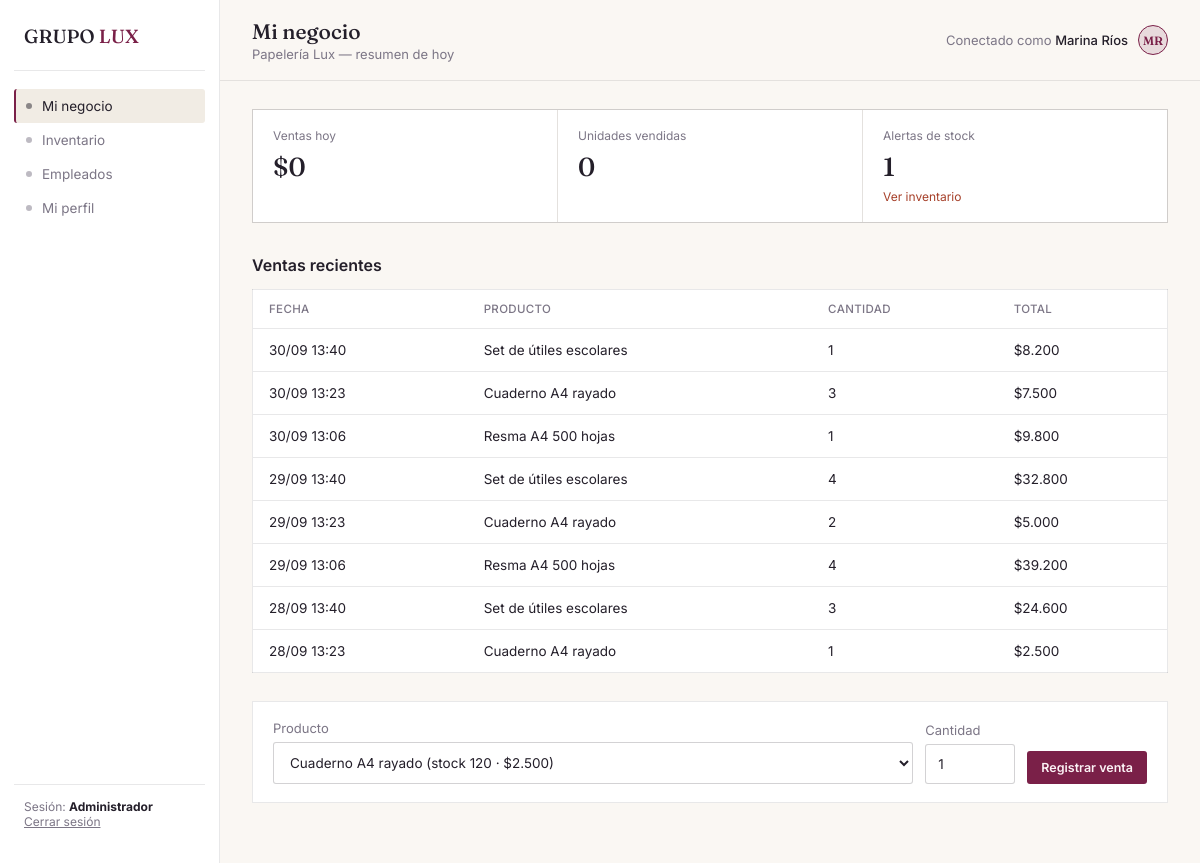
Screenshot of /lux_ventas.php (signed in) with the database file from the repository.
### tables this page shows
CREATE TABLE IF NOT EXISTS ventas (id INT UNSIGNED NOT NULL AUTO_INCREMENT PRIMARY KEY, negocio_id INT UNSIGNED NOT NULL, producto_id INT UNSIGNED NOT NULL, usuario_id INT UNSIGNED NOT NULL, cliente_id INT UNSIGNED NULL, cantidad INT UNSIGNED NOT NULL, total DECIMAL(12,2) NOT NULL, fecha DATETIME NOT NULL, CONSTRAINT fk_ventas_negocio FOREIGN KEY (negocio_id) REFERENCES negocios(id) ON DELETE RESTRICT, CONSTRAINT fk_ventas_producto FOREIGN KEY (producto_id) REFERENCES productos(id) ON DELETE RESTRICT, CONSTRAINT fk_ventas_usuario FOREIGN KEY (usuario_id) REFERENCES usuarios(id) ON DELETE RESTRICT, CONSTRAINT fk_ventas_cliente FOREIGN KEY (cliente_id) REFERENCES usuarios(id) ON DELETE SET NULL, INDEX idx_ventas_negocio_fecha (negocio_id,fecha), INDEX idx_ventas_cliente_fecha (cliente_id,fecha));

CREATE TABLE IF NOT EXISTS productos (id INT UNSIGNED NOT NULL AUTO_INCREMENT PRIMARY KEY, negocio_id INT UNSIGNED NOT NULL, nombre VARCHAR(190) NOT NULL, precio DECIMAL(12,2) NOT NULL, stock INT UNSIGNED NOT NULL, minimo INT UNSIGNED NOT NULL DEFAULT 0, CONSTRAINT fk_productos_negocio FOREIGN KEY (negocio_id) REFERENCES negocios(id) ON DELETE RESTRICT, INDEX idx_productos_negocio_nombre (negocio_id,nombre));

### lux_config.php (called while the page is built, shortened)
<?php
function h($s) { return htmlspecialchars((string)$s, ENT_QUOTES, 'UTF-8'); }
function money($n) { return '$' . number_format((float)$n, 0, ',', '.'); }
function lux_user() { return $_SESSION['user'] ?? null; }

### lux_ventas.php (the view, shortened to what this page needs)
<?php
require __DIR__ . '/lux_layout.php';
$u = lux_require(['superadmin', 'admin', 'empleado']);
$nid = lux_negocio_id($u);
$neg = $db->prepare('SELECT * FROM negocios WHERE id=?'); $neg->execute([$nid]); $neg = $neg->fetch();
$hoy = date('Y-m-d');
$k = $db->prepare('SELECT COALESCE(SUM(total),0) t, COALESCE(SUM(cantidad),0) c FROM ventas WHERE negocio_id=? AND fecha>=? AND fecha<?');
$k->execute([$nid, $hoy . ' 00:00:00', date('Y-m-d 00:00:00', strtotime('+1 day'))]); $k = $k->fetch();
$al = $db->prepare('SELECT COUNT(*) FROM productos WHERE negocio_id=? AND stock<minimo'); $al->execute([$nid]); $al = $al->fetchColumn();
$rec = $db->prepare('SELECT v.*, p.nombre producto FROM ventas v JOIN productos p ON p.id=v.producto_id WHERE v.negocio_id=? ORDER BY v.fecha DESC LIMIT 8');
$rec->execute([$nid]); $rec = $rec->fetchAll();
$prods = $db->prepare('SELECT * FROM productos WHERE negocio_id=? AND stock>0 ORDER BY nombre'); $prods->execute([$nid]); $prods = $prods->fetchAll();
lux_header('Mi negocio', ($neg['nombre'] ?? '—') . ' — resumen de hoy'); ?>
<div class="kpi-row" style="grid-template-columns:repeat(3,1fr)">
<div class="kpi"><div class="label">Ventas hoy</div><div class="value"><?= money($k['t']) ?></div></div>
<div class="kpi"><div class="label">Unidades vendidas</div><div class="value"><?= $k['c'] ?></div></div>
<div class="kpi"><div class="label">Alertas de stock</div><div class="value"><?= $al ?></div><div class="delta down"><a href="lux_inventario.php">Ver inventario</a></div></div></div>
<div class="section-title"><h2>Ventas recientes</h2></div>
<table><thead><tr><th>Fecha</th><th>Producto</th><th>Cantidad</th><th>Total</th></tr></thead><tbody>
<?php foreach ($rec as $v): ?><tr><td><?= h(date('d/m H:i', strtotime($v['fecha']))) ?></td><td><?= h($v['producto']) ?></td><td><?= $v['cantidad'] ?></td><td><?= money($v['total']) ?></td></tr><?php endforeach; ?>
</tbody></table>
<form method="post" class="quick-form"><?= csrf_field() ?>
<div class="field"><label>Producto</label><select name="producto_id"><?php foreach ($prods as $p): ?>
<option value="<?= $p['id'] ?>"><?= h($p['nombre']) ?> (stock <?= $p['stock'] ?> · <?= money($p['precio']) ?>)</option><?php endforeach; ?></select></div>
<div class="field" style="max-width:90px"><label>Cantidad</label><input type="number" name="cantidad" value="1" min="1"></div>
<button class="btn-small">Registrar venta</button></form>
<?php lux_footer();

### lux_layout.php (shortened to what this page needs)
<?php
require_once __DIR__ . '/lux_config.php';
function lux_nav($rol) {
    $n = ['lux_ventas.php' => 'Mi negocio', 'lux_inventario.php' => 'Inventario'];
    if ($rol === 'admin') $n['lux_usuarios.php'] = 'Empleados';
    return $n + ['lux_perfil.php' => 'Mi perfil'];
}
function lux_header($titulo, $sub) {
    $u = lux_user();
    $labels = ['superadmin' => 'Super Admin', 'admin' => 'Administrador', 'empleado' => 'Empleado', 'cliente' => 'Cliente'];
    $actual = basename($_SERVER['SCRIPT_NAME']);
    $ini = strtoupper(mb_substr($u['nombre'], 0, 1) . (mb_substr(strrchr(' ' . $u['nombre'], ' '), 1, 1) ?: ''));
    ?><!DOCTYPE html><html lang="es"><head><meta charset="UTF-8">
<link rel="stylesheet" href="lux_estilos.css"></head><body><div class="shell">
<aside class="sidebar"><div class="brand">GRUPO <span>LUX</span></div>
<?php foreach (lux_nav($u['rol']) as $f => $l): ?>
<a class="nav-item <?= $f === $actual ? 'active' : '' ?>" href="<?= $f ?>"><span class="dot"></span><?= h($l) ?></a>
<?php endforeach; ?>
<div class="sidebar-foot">Sesión: <b style="color:var(--text)"><?= $labels[$u['rol']] ?></b><br>
<a href="lux_logout.php" style="text-decoration:underline">Cerrar sesión</a></div></aside>
<div class="main"><div class="topbar"><div><h1><?= h($titulo) ?></h1><div class="sub"><?= h($sub) ?></div></div>
<div class="who"><span>Conectado como <b><?= h($u['nombre']) ?></b></span><div class="avatar"><?= h($ini) ?></div></div></div>
<div class="content">
<div class="flash <?= $e ? 'err' : '' ?>"><?= h($m) ?></div><?php endif;
}
function lux_footer() { echo '</div></div></div></body></html>'; }
    $pct = $total > 0 ? round($n['ventas'] * 100 / $total) : 0; ?>

### lux_estilos.css (style rules this page uses)
:root { --bg:#FAF7F3; --surface:#FFFFFF; --surface-2:#F1ECE4; --text:#241F2A; --text-muted:#7C7686; --accent:#7A2048; --accent-soft:#7A204822; --teal:#2F6F62; --blue:#35577A; --violet:#5B4B8A; --green:#3F7D4F; --border:rgba(237,238,242,0.10); --border-strong:rgba(237,238,242,0.18); --radius:3px; }
* { box-sizing:border-box; }
html,body { margin:0;padding:0; }
body { background:var(--bg); color:var(--text); font-family:'Inter',sans-serif; -webkit-font-smoothing:antialiased; min-height:100vh; }
h1,h2,h3,.brand { font-family:'Fraunces',serif; }
button { font-family:'Inter',sans-serif; }
.field { margin-bottom:16px; }
.field label { display:block; font-size:13px; color:var(--text-muted); margin-bottom:6px; }
.field input, .field select { width:100%; background:var(--surface); border:1px solid var(--border-strong); color:var(--text); padding:11px 12px; border-radius:var(--radius); font-size:14px; font-family:'Inter',sans-serif; }
.shell { display:flex; min-height:100vh; }
.sidebar { width:220px; background:var(--surface); border-right:1px solid var(--border); padding:24px 14px; display:flex; flex-direction:column; }
.sidebar .brand { font-size:19px; font-weight:500; padding:0 10px 22px 10px; border-bottom:1px solid var(--border); margin-bottom:18px; }
.sidebar .brand span { color:var(--accent); }
.nav-item { display:flex; align-items:center; gap:10px; padding:9px 10px; border-radius:var(--radius); color:var(--text-muted); font-size:13.5px; cursor:pointer; border-left:2px solid transparent; }
.nav-item.active { color:var(--text); background:var(--surface-2); border-left:2px solid var(--accent); }
.nav-item .dot { width:6px; height:6px; border-radius:50%; background:currentColor; opacity:.5; flex-shrink:0; }
.sidebar-foot { margin-top:auto; padding:10px; font-size:12px; color:var(--text-muted); border-top:1px solid var(--border); padding-top:14px; }
.main { flex:1; min-width:0; display:flex; flex-direction:column; }
.topbar { display:flex; align-items:center; justify-content:space-between; padding:18px 32px; border-bottom:1px solid var(--border); }
.topbar h1 { font-size:21px; font-weight:500; margin:0; }
.topbar .sub { color:var(--text-muted); font-size:13px; margin-top:2px; }
.who { display:flex; align-items:center; gap:10px; font-size:13px; color:var(--text-muted); }
.who .avatar { width:30px; height:30px; border-radius:50%; background:var(--accent-soft); border:1px solid var(--accent); color:var(--accent); display:flex; align-items:center; justify-content:center; font-size:12px; font-weight:600; font-family:'Fraunces',serif; }
.who b { color:var(--text); font-weight:500; }
.content { padding:28px 32px 60px 32px; overflow-y:auto; }
.kpi-row { display:grid; grid-template-columns:repeat(4,1fr); gap:1px; background:var(--border); border:1px solid var(--border); margin-bottom:32px; }
.kpi { background:var(--surface); padding:18px 20px; }
.kpi .label { font-size:12px; color:var(--text-muted); margin-bottom:8px; }
.kpi .value { font-size:26px; font-weight:500; font-family:'Fraunces',serif; }
.kpi .delta { font-size:12px; margin-top:6px; }
.kpi .delta.down { color:#A6402A; }
.section-title { display:flex; align-items:baseline; justify-content:space-between; margin-bottom:14px; }
.section-title h2 { font-size:16px; font-weight:600; margin:0; font-family:'Inter',sans-serif; }
table { width:100%; border-collapse:collapse; background:var(--surface); border:1px solid var(--border); }
th { text-align:left; font-size:11.5px; color:var(--text-muted); font-weight:500; text-transform:uppercase; letter-spacing:.03em; padding:12px 16px; border-bottom:1px solid var(--border); }
td { padding:13px 16px; font-size:13.5px; border-bottom:1px solid var(--border); }
tr:last-child td { border-bottom:none; }
.btn-small { background:var(--accent); color:#FBF1F4; border:none; padding:9px 14px; border-radius:var(--radius); font-size:12.5px; font-weight:600; cursor:pointer; }
.quick-form { display:flex; gap:12px; align-items:flex-end; background:var(--surface); border:1px solid var(--border); padding:18px 20px; margin-top:28px; }
.quick-form .field { flex:1; margin-bottom:0; }
:root { --border:rgba(36,31,42,.10);--border-strong:rgba(36,31,42,.20); }
a { color:inherit;text-decoration:none; }
.nav-item { text-decoration:none; }
.quick-form,.quick-form select,.quick-form input { font-size:13.5px; }
.quick-form select { width:100%;background:var(--surface);border:1px solid var(--border-strong);padding:11px 12px;border-radius:var(--radius); }

### rows the page displays
ventas: fecha "30/09 13:40", producto.nombre "Set de útiles escolares", cantidad "1", total "$8.200"
ventas: fecha "30/09 13:23", producto.nombre "Cuaderno A4 rayado", cantidad "3", total "$7.500"
ventas: fecha "30/09 13:06", producto.nombre "Resma A4 500 hojas", cantidad "1", total "$9.800"
ventas: fecha "29/09 13:40", producto.nombre "Set de útiles escolares", cantidad "4", total "$32.800"
ventas: fecha "29/09 13:23", producto.nombre "Cuaderno A4 rayado", cantidad "2", total "$5.000"
ventas: fecha "29/09 13:06", producto.nombre "Resma A4 500 hojas", cantidad "4", total "$39.200"
ventas: fecha "28/09 13:40", producto.nombre "Set de útiles escolares", cantidad "3", total "$24.600"
ventas: fecha "28/09 13:23", producto.nombre "Cuaderno A4 rayado", cantidad "1", total "$2.500"

### other values shown
$l "Mi negocio"
$l "Inventario"
$l "Empleados"
$l "Mi perfil"
$labels[$u['rol']] "Administrador"
$titulo "Mi negocio"
$sub "Papelería Lux — resumen de hoy"
$u['nombre'] "Marina Ríos"
$ini "MR"
money($k['t']) "$0"
$k['c'] "0"
$al "1"
form field producto_id "Cuaderno A4 rayado (stock 120 · $2.500)"
